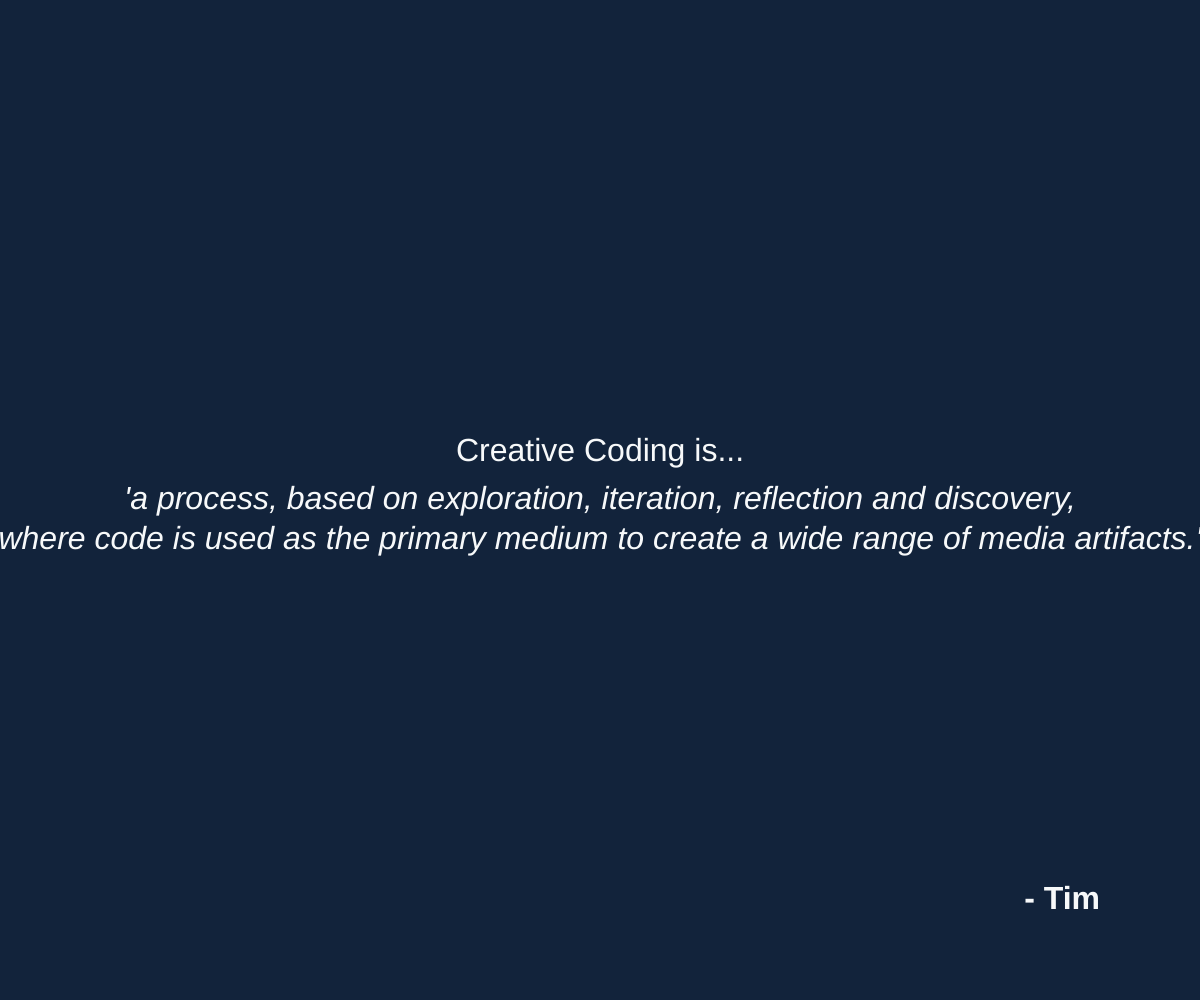
Frame 1 (no input)
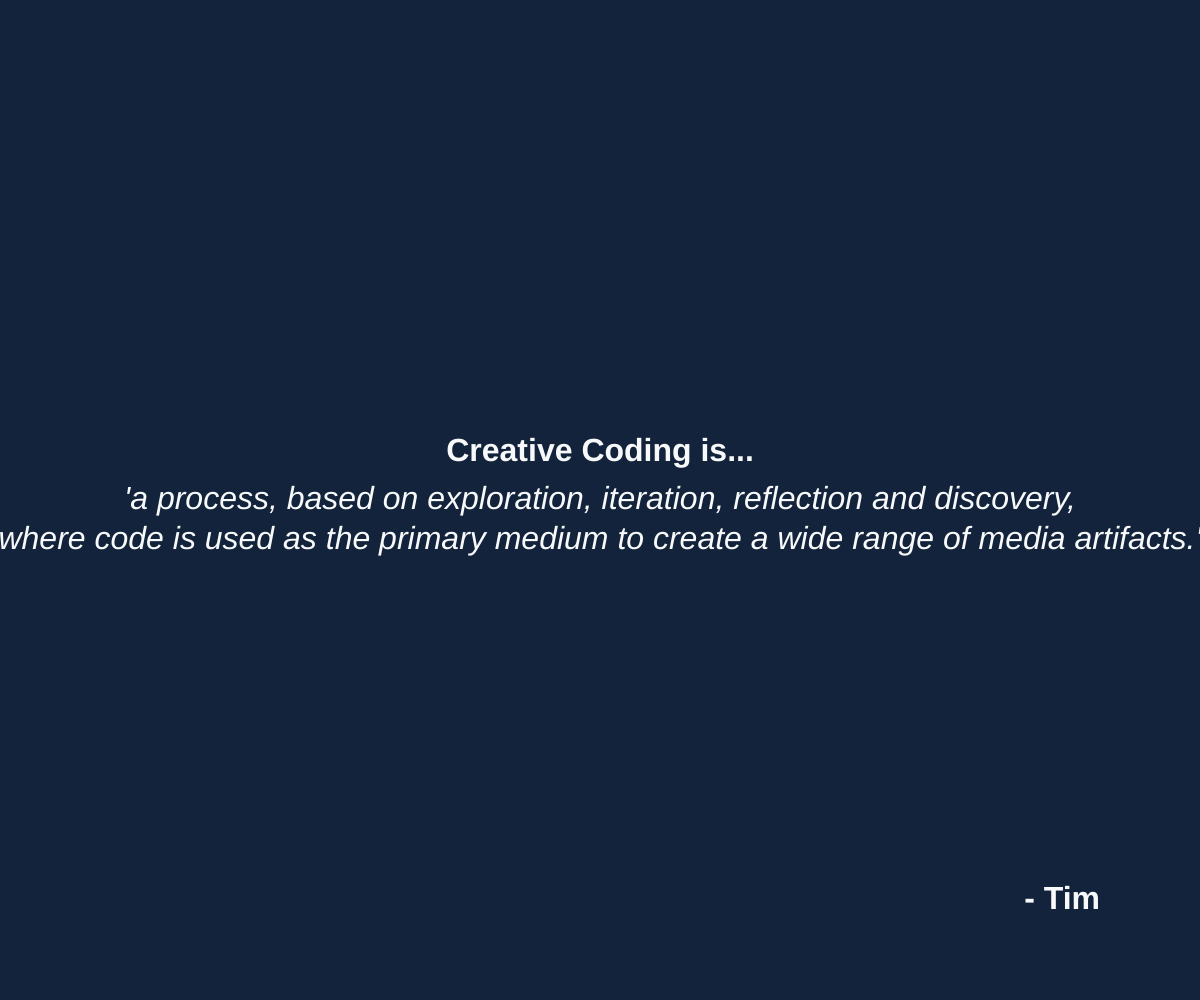
Frame 60 (no input)
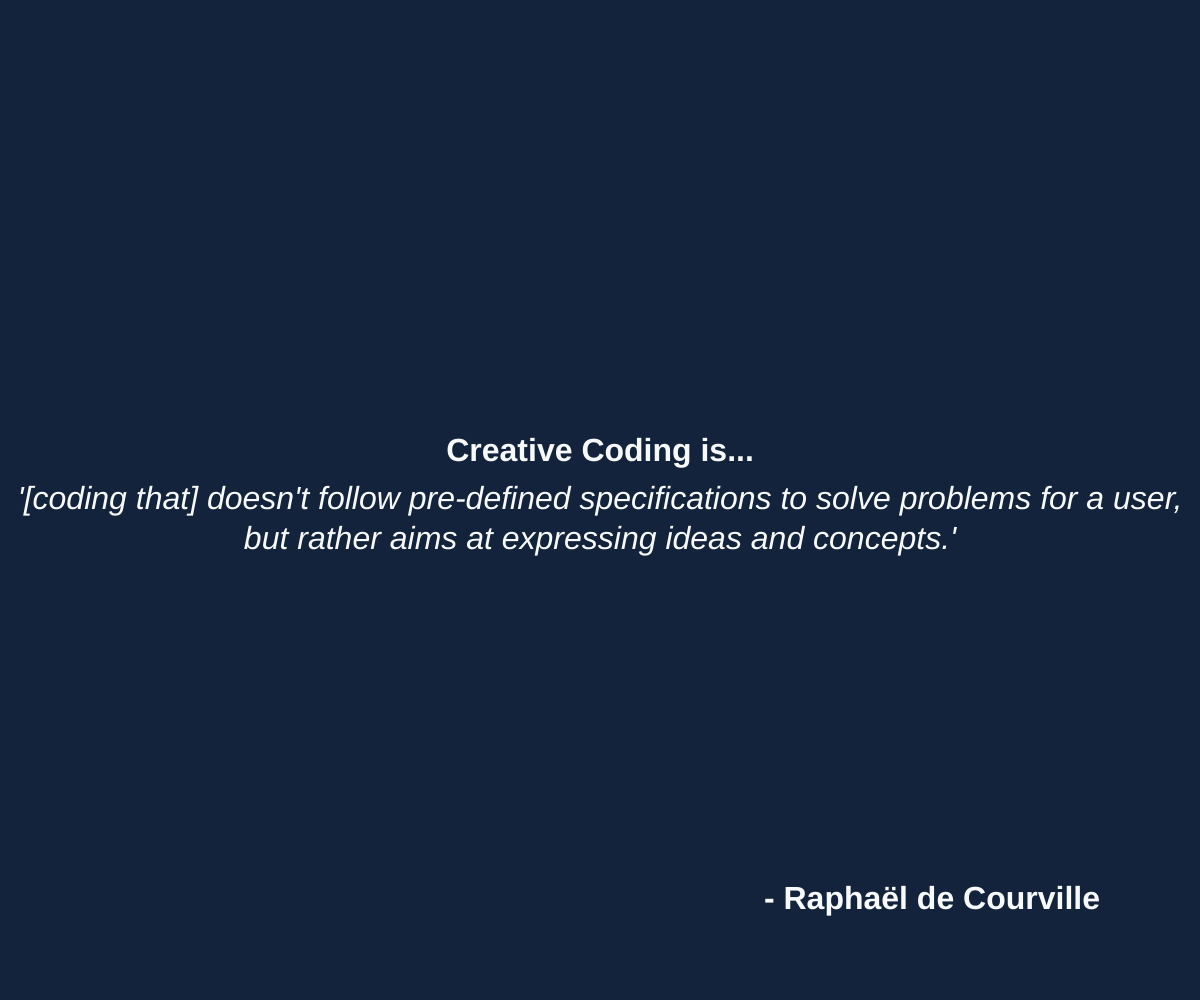
Frame 120 (the mouse pressed at the canvas centre since frame 60)

The p5.js sketch that drew these frames (run headless with seeded random() and noise() and a simulated clock; from frame 60 on, the mouse is pressed at the canvas centre):

// p5.js sketch
// ── sketch.js
// change the quotes in this array. Be mindful of the quotation marks!
// this is the only part of the file you need to edit!

const quotes = [
  { text: "'the practice of making art with code.'", source: "Andrew Bryant" }, // https://www.artsyshark.com/2021/05/26/what-is-creative-coding/
  { text: "\n'a process, based on exploration, iteration, reflection and discovery,\nwhere code is used as the primary medium to create a wide range of media artifacts.'", source: "Tim" }, // https://trcc.timrodenbroeker.de/faq/what-is-creative-coding/
  { text: "\n'[coding that] doesn't follow pre-defined specifications to solve problems for a user,\nbut rather aims at expressing ideas and concepts.'", source: "Raphaël de Courville" }, // https://hackmd.io/@creativecodeberlin/ryljdLxy_
  { text: "\n'rather than a one-sided audience viewing a result,\nit can draw the audience in to interact with.'", source: "Amber" }, // https://medium.com/@agc410/intro-to-creative-coding-56aa7658fd23
  { text: "'simply the art of creating visualizations or expression.'", source: "Donovan Alexander" }, // https://interestingengineering.com/culture/everything-you-need-to-know-about-the-artistic-world-of-creative-coding
  { text: "\n'an exciting blend of art and technology where you use programming\nto create stunning visuals, animations, sounds, and interactive experiences.'", source: "Cam Velasco" }, // https://floowitalent.com/tips/what-is-creative-coding
  { text: "\n'the practice of using computer programming\nas a medium for artistic and personal expression.'", source: "Laura Valtere" }, // https://diatomenterprises.com/blog/what-is-creative-coding/
  { text: "'a practice where programming is used as a tool for art or design'", source: "Jack B. Du" } // https://digitalfutures.international/creative-coding/
];
// no need to edit anything below this line! 
// if you have made an error, you can check your history to see what might have gone wrong

// a variable that holds the current quote
let current = [];

function setup() {
  createCanvas(windowWidth, windowHeight);
  // Seed with millis() so each page load gives a different quote.
  randomSeed(millis());
  textSize(32);
  fill(247, 249, 250);
  // calls the function to pick a quote
  pickQuote();
}

function pickQuote() {
  // take a random number and use that to identify what quote to use
  current = quotes[floor(random(quotes.length))];
}

function draw() {
  background(18, 35, 59); // set the background color
  drawQuote();  // draw the quote on screen
}

function drawQuote() {   // draw text
  textAlign(CENTER, CENTER);
  text("Creative Coding is...", width / 2, height / 2 - 48);
  textStyle(ITALIC);
  text(current.text, width/2, height/2)
  //text("'" + current.text + "'", width / 2, height / 2);
  textStyle(BOLD);
  textAlign(RIGHT, CENTER);
  text("- " + current.source, width - 100, height - 100);
}

function windowResized() {
  resizeCanvas(windowWidth, windowHeight);
}

function newQuote() {
  pickQuote();
  redraw();
}

function mousePressed() {
  newQuote();
}
